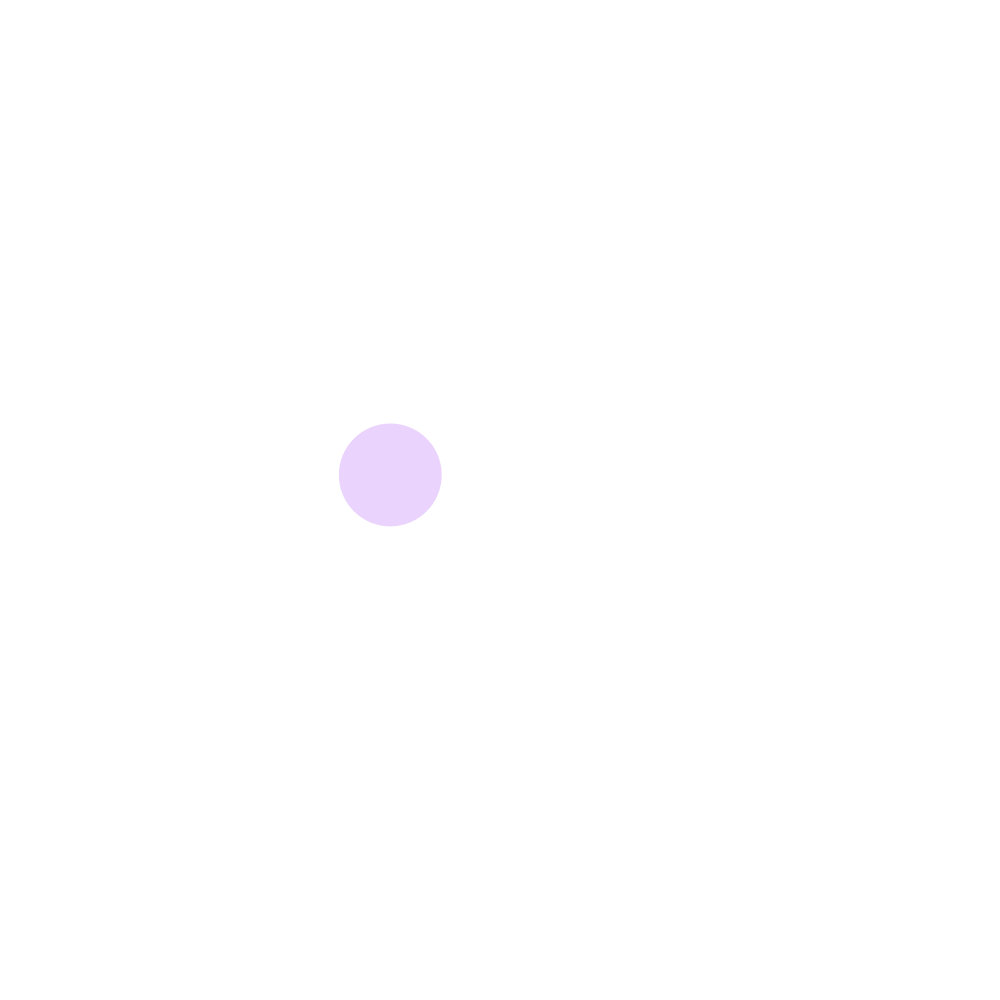
Frame 1 (no input)
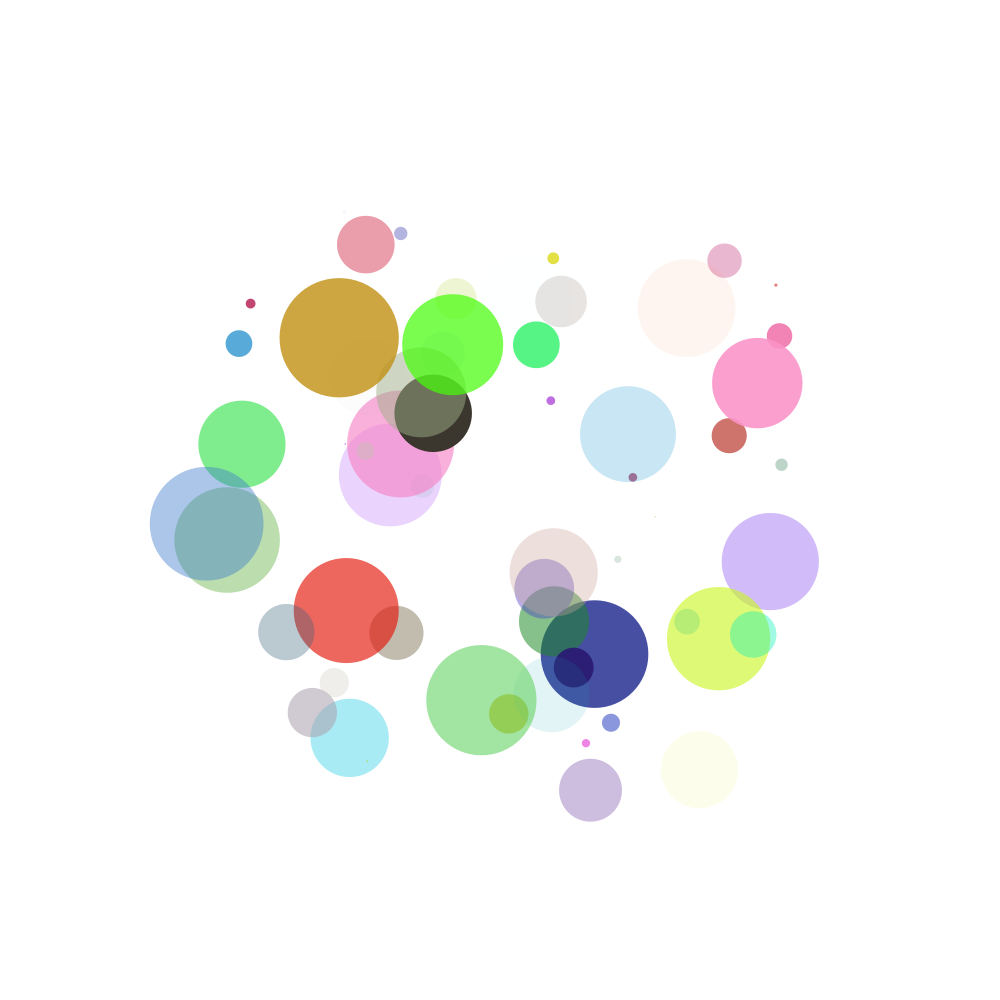
Frame 60 (the mouse pressed at the canvas centre just before this capture)
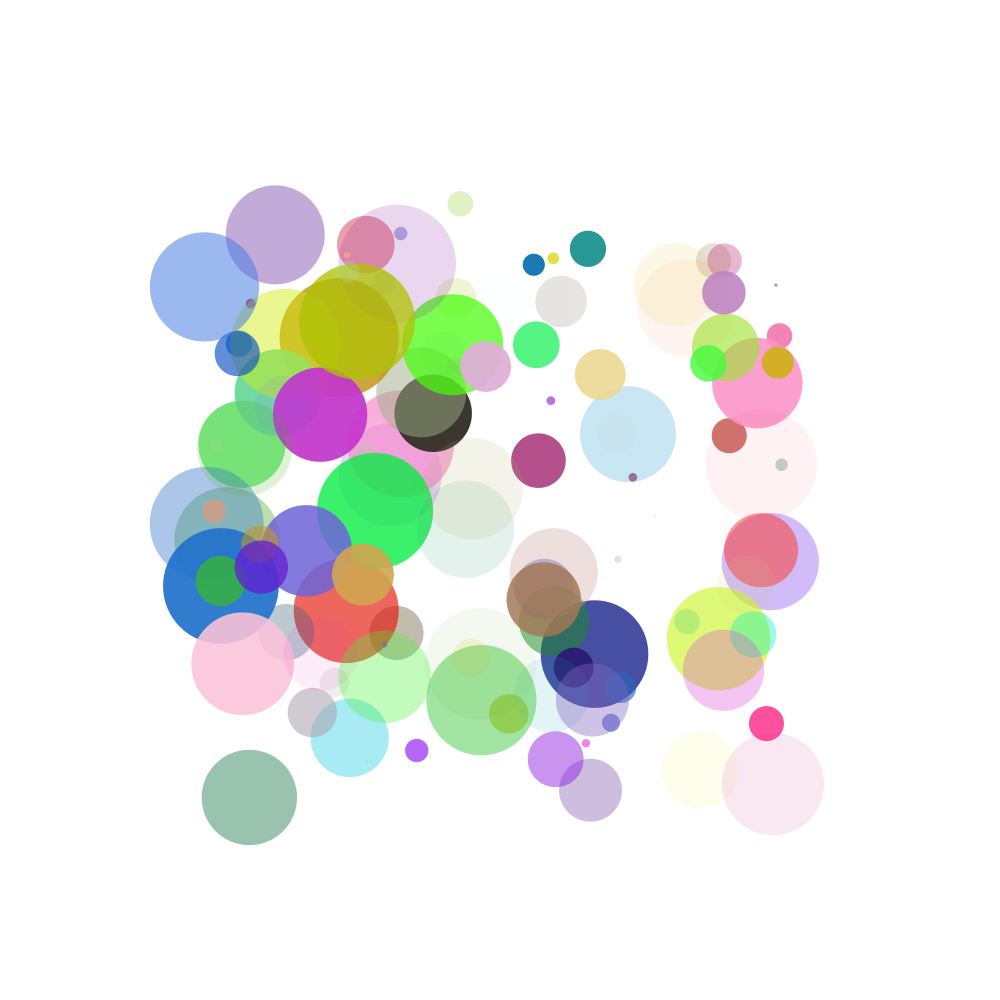
Frame 120 (the mouse held since frame 60 and released just before this capture)

The Processing sketch that drew these frames (run headless with seeded random() and noise(); from frame 60 on, the mouse is pressed at the canvas centre):

// Processing sketch: sketch_190429e
// ── sketch_190429e.pde
float r = 200;
float g = 200;
float b = 200;
float a = 150;

float x = 250;
float y = 250;
float diam = 50;


void setup(){
  size(1000, 1000);
  background(255);
  frameRate(30);
};

void draw(){
  
  r = random(255);
  g = random(255);
  b = random(255);
  a = random(255);
  diam = random(120);
  x = random(200, 800);
  y = random(200, 800);
  
  noStroke();
  
  fill(r, g, b, a);
  ellipse(x, y, diam, diam);
};
